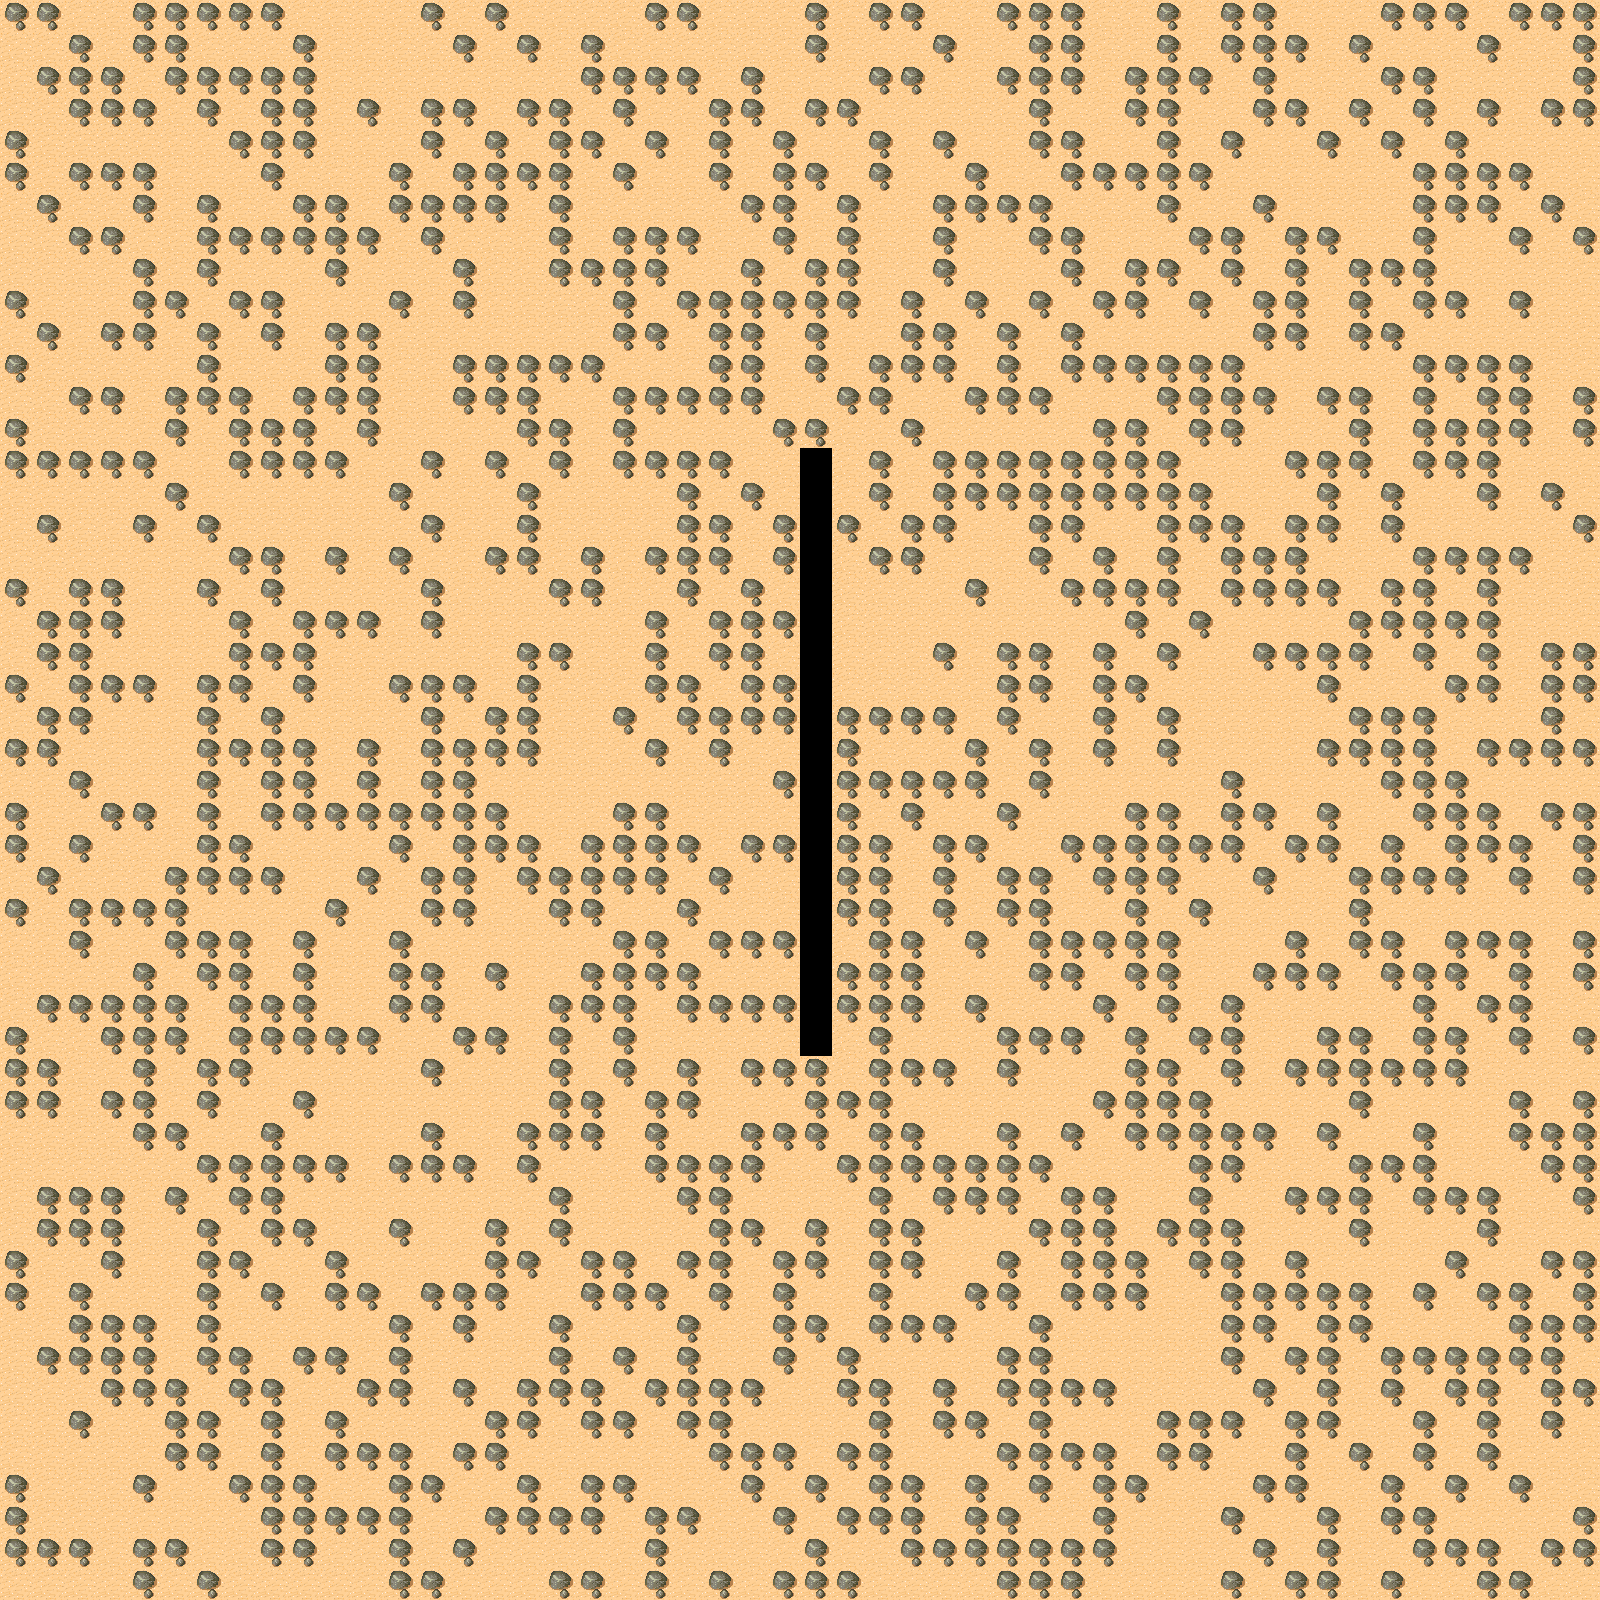

Rendered tile map (Tiled .tmx) drawn with the repository's tilesets; below, a short description and the map source with its tile grids summarised:
An orthogonal 50x50 tile map with 32x32 px tiles, 1 tile layer (Tile Layer 1).

<map version="1.2" tiledversion="1.2.4" orientation="orthogonal" renderorder="right-down" width="50" height="50" tilewidth="32" tileheight="32" infinite="0" nextlayerid="2" nextobjectid="1">
 <tileset firstgid="1" name="tmw_desert_spacing" tilewidth="32" tileheight="32" spacing="1" margin="1" tilecount="48" columns="8">
  <image source="tmw_desert_spacing.png" trans="ff00ff" width="265" height="199" />
 </tileset>
 <layer id="1" name="Tile Layer 1" width="50" height="50">
  <data>[2500 cells, 2481 non-empty, 2 distinct tile ids]</data>
 </layer>
</map>
